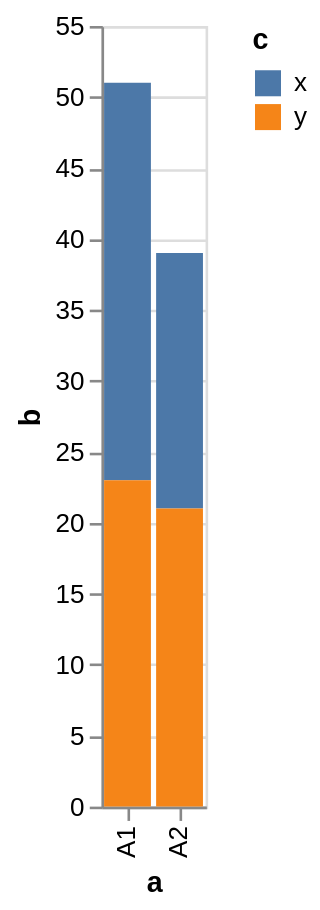

Here is the Vega-Lite specification saved for this chart:
### Vega-Lite specification from a JSON file in a GitHub repository (floating-point values rounded to 4 significant figures)
{"$schema": "https://vega.github.io/schema/vega-lite/v3.json", "description": "A simple bar chart with embedded data.", "data": {"values": [{"a": "A1", "b": 28, "c": "x"}, {"a": "A1", "b": 23, "c": "y"}, {"a": "A2", "b": 18, "c": "x"}, {"a": "A2", "b": 21, "c": "y"}]}, "mark": {"type": "bar"}, "encoding": {"x": {"field": "a", "type": "ordinal"}, "y": {"field": "b", "type": "quantitative", "stack": "zero"}, "color": {"field": "c", "type": "nominal"}}}
